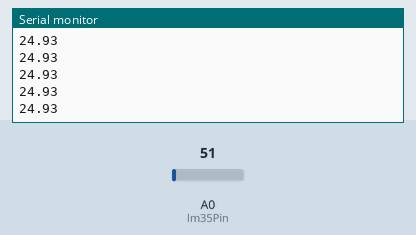
Bench run of a sketch on a simulated Arduino Uno, built with avr-gcc and run on an emulated ATmega328P. Shown: the last lines printed to the serial monitor. The inputs (shaded band) are chosen by the test bench; at power-on: A0 (lm35Pin) = 51.

Above: at 1.2 s.
1.3 s: A0 (lm35Pin) set to 61
At 1.56 s:
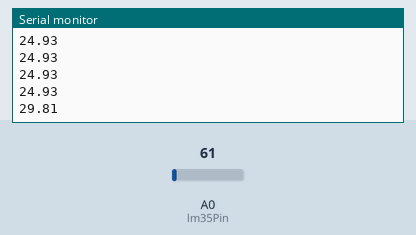
2.8 s: A0 (lm35Pin) set to 71
At 2.96 s:
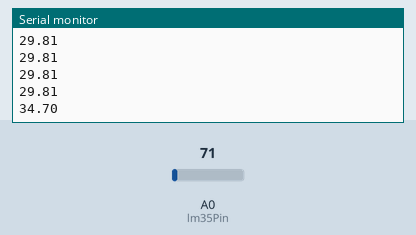
Timing chart, 0 to 5.8 s (numbered marks = the images above; inputs shaded):
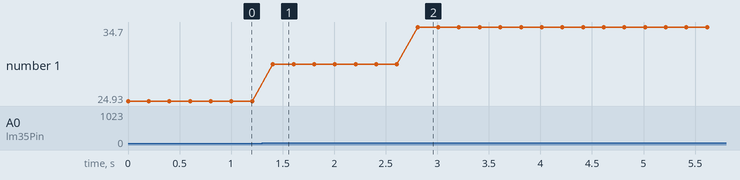

Measured:
- after the input at 1.3 s, the serial monitor: prints a new line after 0.10 s (image 1)
- after the input at 2.8 s, the serial monitor: prints a new line at once (image 2)
- plotted number 1: 24.93 → 29.81 after the input at 1.3 s, 29.81 → 34.7 after the input at 2.8 s

The sketch:

LM35_PROJECT.ino
```cpp
int lm35Pin = A0;


int zaman = 50;
int okunan_deger = 0;
float sicaklik_gerilim = 0;
float sicaklik = 0;
void setup()
{

Serial.begin(9600);
}
void loop()
{
okunan_deger = analogRead(lm35Pin);
sicaklik_gerilim = (okunan_deger / 1023.0)*5000;
sicaklik = sicaklik_gerilim /10.0;
Serial.println(sicaklik);
delay (200);
}
```
